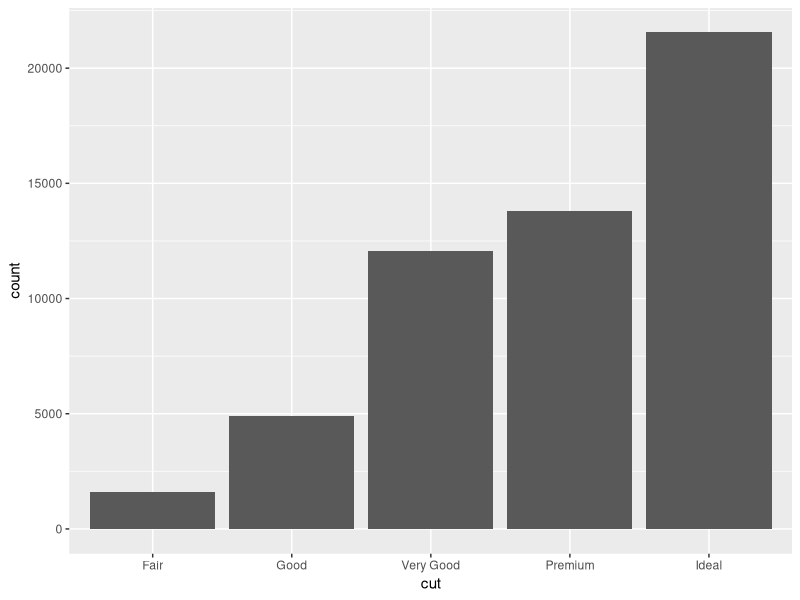
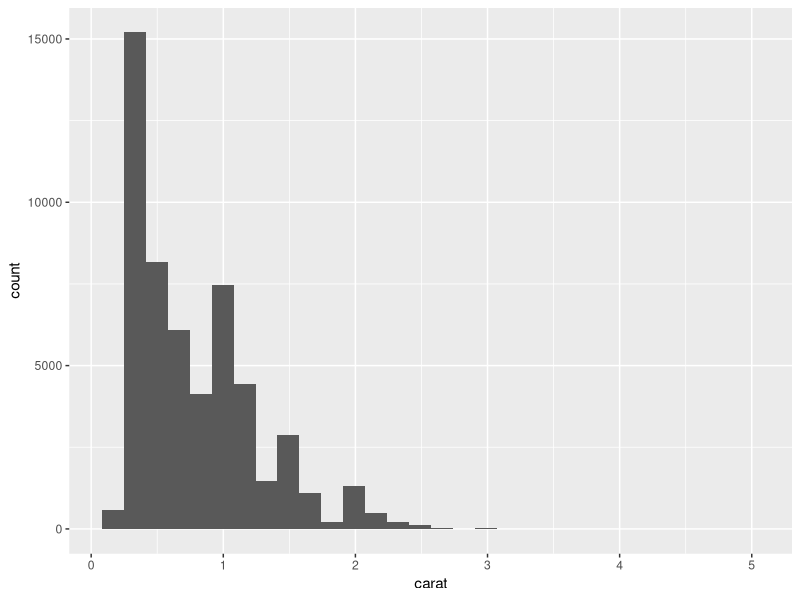
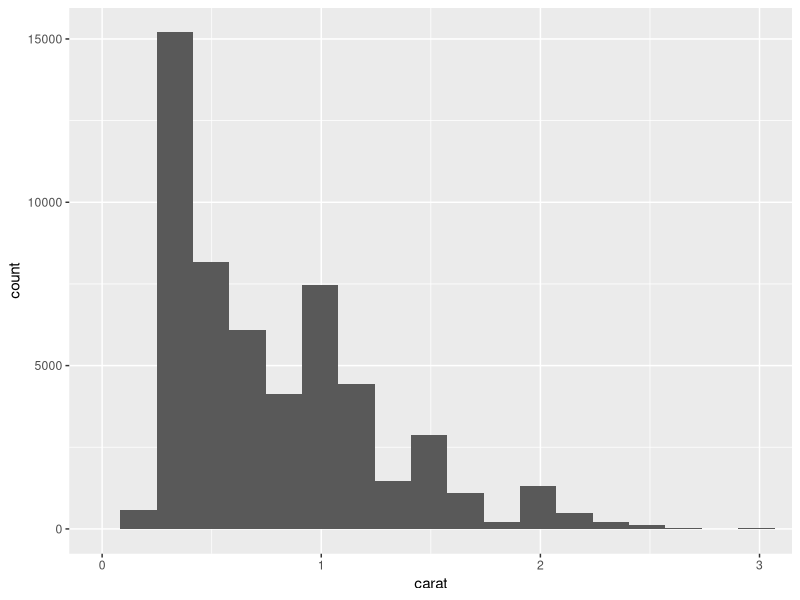
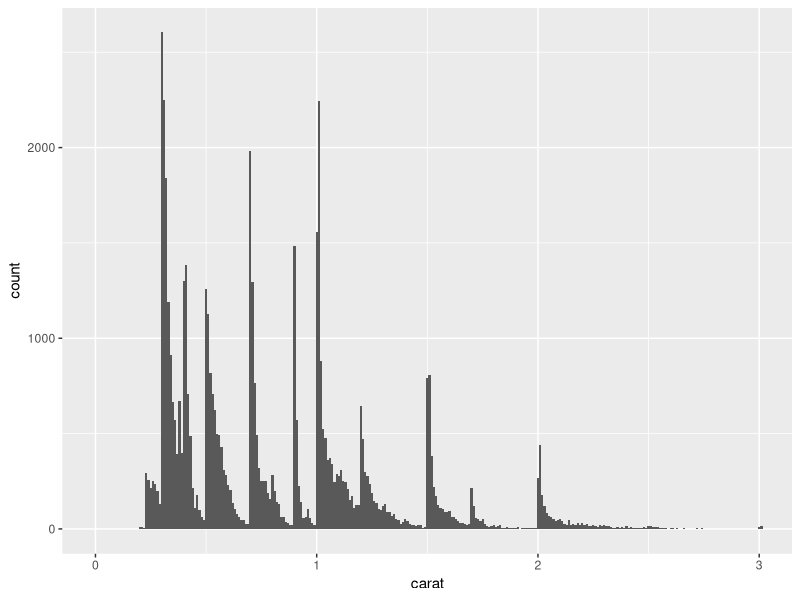
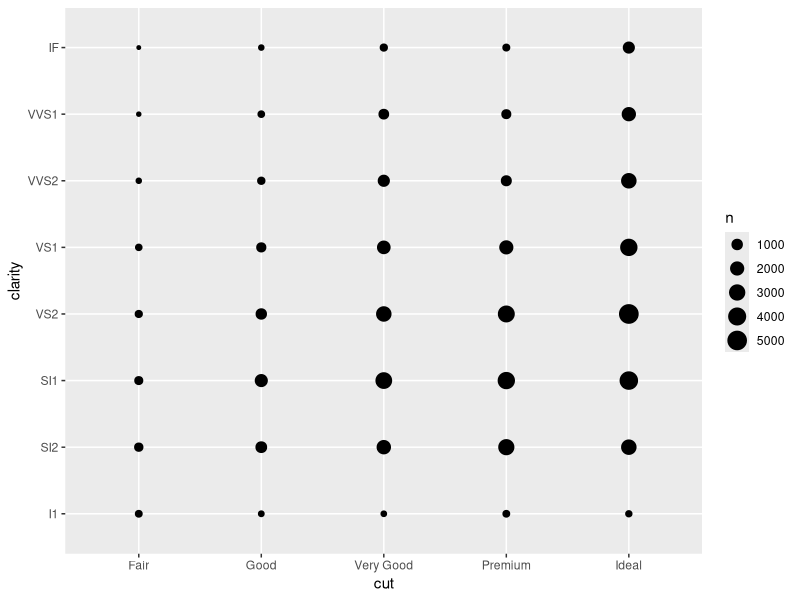
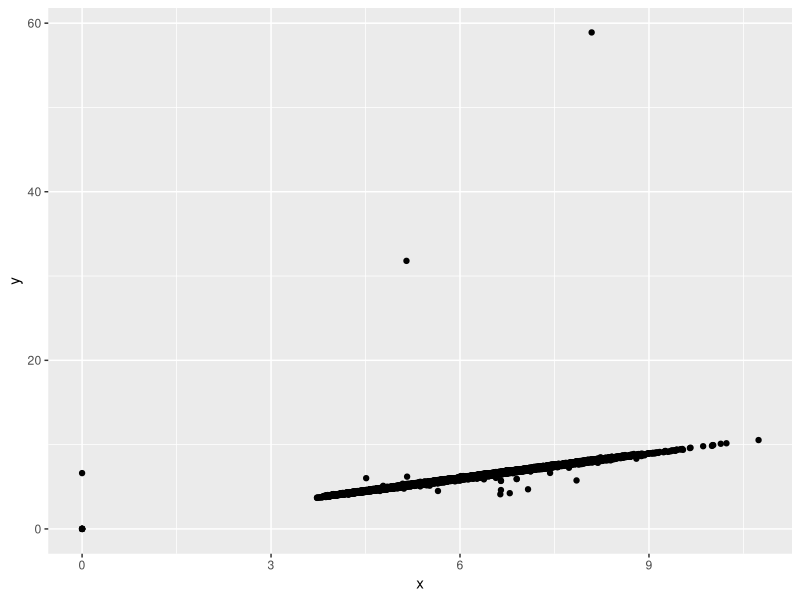
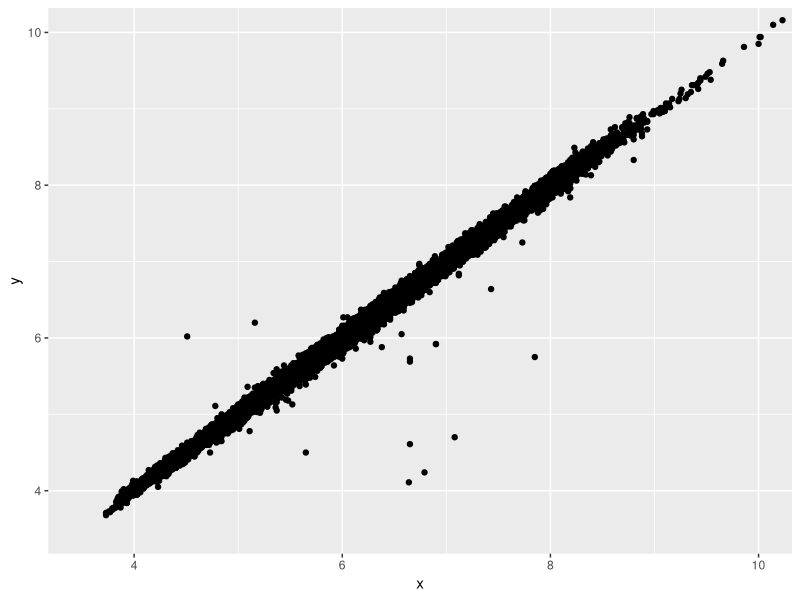
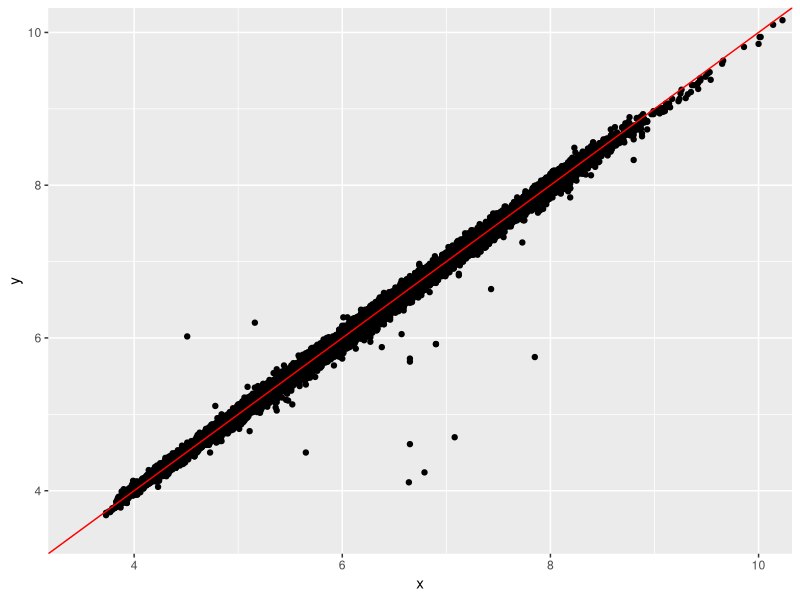

Write the R code that produced these figures, in order.
## ---- chunk 1
library(tidyverse)
diamonds
## ---- chunk 2
ggplot(data = diamonds) +
geom_bar(mapping = aes(x = cut))
## ---- chunk 3
ggplot(data = diamonds) +
geom_histogram(mapping = aes(x = carat))

ggplot(data = diamonds) +
geom_histogram(mapping = aes(x = carat)) +
coord_cartesian(xlim = c(0,3))

ggplot(data = diamonds) +
geom_histogram(mapping = aes(x = carat), binwidth = 0.01) +
coord_cartesian(xlim = c(0,3))
## ---- chunk 4
ggplot(data = diamonds) +
geom_count(mapping = aes(x = cut, y = clarity))
## ---- chunk 5
ggplot(data = diamonds) +
geom_point(mapping = aes(x = x, y = y))

ggplot(data = diamonds) +
geom_point(mapping = aes(x = x, y = y)) +
coord_cartesian(xlim = c(3.5, 10), ylim = c(3.5,10))

ggplot(data = diamonds) +
geom_point(mapping = aes(x = x, y = y)) +
geom_abline(slope = 1, intercept = 0, color = "red") +
coord_cartesian(xlim = c(3.5, 10), ylim = c(3.5,10))
## ---- chunk 6
avg_price_by_carat <- diamonds %>%
mutate(carat = round(carat, 1)) %>%
group_by(carat) %>%
summarise(avg_price = mean(price))
avg_price_by_carat

ggplot(data = avg_price_by_carat) +
geom_line(mapping = aes(x = carat, y = avg_price))
## ---- chunk 7
ggplot(data = diamonds) +
geom_boxplot(mapping = aes(x = cut, y = price))
## ---- chunk 8
# Install and load ggplot2
library(ggplot2)

# Calculate correlation matrix
corrmat <- cor(diamonds[, sapply(diamonds, is.numeric)], use = "complete.obs")

# Convert correlation matrix to long format
library(reshape2)
corrmat_melted <- melt(corrmat)

# Visualize with ggplot2
ggplot(corrmat_melted, aes(Var1, Var2, fill = value)) +
  geom_tile() +
  geom_text(aes(label = round(value, 2)), color = "white", size = 3) +
  scale_fill_gradient2(low = "blue", high = "red", mid = "white", midpoint = 0) +
  theme_minimal() +
  labs(title = "Correlation Matrix Heatmap", x = "", y = "")
## ---- chunk 9
ggplot(data = diamonds) +
geom_histogram(aes(x = carat), binwidth = 0.01)
## ---- chunk 10
ggplot(data = diamonds) +
geom_histogram(aes(x = carat), binwidth = 0.01) +
scale_x_log10()
## ---- chunk 11
ggplot(data = diamonds) +
geom_point(aes(x = carat, y = price)) +
scale_x_log10() +
scale_y_log10()
## ---- chunk 12
ggplot(data = avg_price_by_carat) +
geom_line(mapping = aes(x = carat, y = avg_price)) +
geom_point(mapping = aes(x = carat, y = avg_price))

ggplot(data = avg_price_by_carat, mapping = aes(x = carat, y = avg_price)) +
geom_line() +
geom_point()
